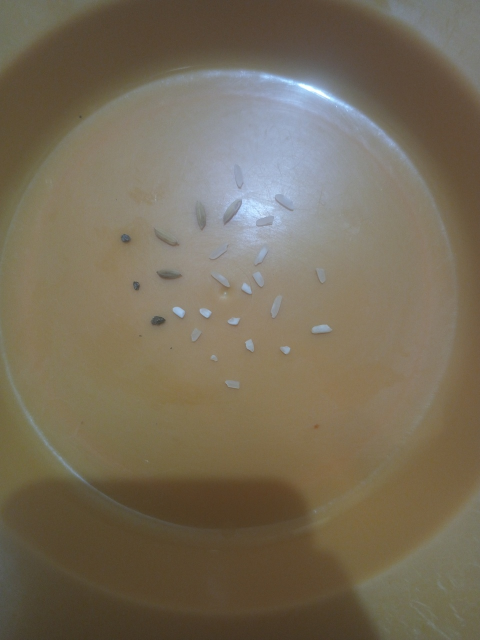
#> input picture app/src/androidTest/assets/rice_test_00.jpg, 960 x 1280 px (shown at 1/2 size)
$ python -i bleach_features.py   (imports and definitions only)   (older library calls are emulated)
#> lines starting #> are read from the running program, lines starting #| are printed output that depends on the picture; after the words box and inside, x2 and y2 are one past the last pixel; in counts of white or black regions, pixels touching at a corner belong together
"""Reference feature extraction for the bleach SVM.

This is a faithful, self-contained copy of the feature pipeline used to train
`Deteksi Beras/bleach_model/svm_rbf.pkl` (see `train_rice_bleach.py`). It exists so
the golden vectors and the Kotlin port can be validated against one source of truth.

Feature layout (8202 total):
    [0:6]      GLCM props (contrast, dissimilarity, homogeneity, energy, correlation, ASM)
    [6:8106]   HOG (9 orientations, 16x16 cells, 2x2 blocks, L2-Hys)
    [8106:]    color histogram (32 bins x 3 BGR channels, L2-normalized)
"""

from __future__ import annotations

import cv2
import numpy as np
from skimage.feature import graycomatrix, graycoprops, hog

IMG_SIZE = (256, 256)
CLASSES = {"normal": 0, "pemutih": 1}


def resize_image(path: str, size=IMG_SIZE) -> np.ndarray:
#> called with size = (256, 256)
    img = cv2.imread(str(path))
#> img is the input picture: shape (1280, 960, 3); mean B, G, R 88.9, 108.1, 118.4
    if img is None:
        raise ValueError(f"gagal membaca: {path}")
    return cv2.resize(img, size, interpolation=cv2.INTER_AREA)
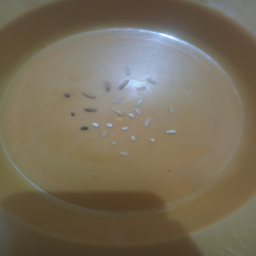
#> returned value: shape (256, 256, 3); mean of channels 0, 1, 2 88.9, 108.1, 118.4; drawn as B, G, R


def to_gray(img: np.ndarray) -> np.ndarray:
    return cv2.cvtColor(img, cv2.COLOR_BGR2GRAY)
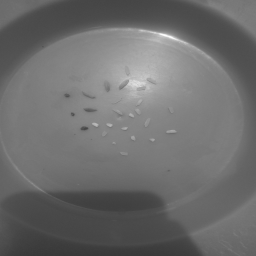
#> returned value: shape (256, 256); min 55, max 253, mean 109


def apply_clahe(gray: np.ndarray) -> np.ndarray:
    clahe = cv2.createCLAHE(clipLimit=2.0, tileGridSize=(8, 8))
    return clahe.apply(gray)


def segment(gray: np.ndarray) -> np.ndarray:
    _, mask = cv2.threshold(gray, 0, 255, cv2.THRESH_BINARY + cv2.THRESH_OTSU)
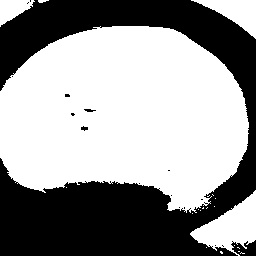
#> mask: shape (256, 256); 59.3% white; 17 black regions (13 under 20 px), largest, box (x1, y1, x2, y2) and area: (0, 0, 256, 256) 26300, (231, 240, 256, 256) 262, (84, 109, 96, 112) 24, (81, 126, 88, 131) 23
    kernel = np.ones((3, 3), np.uint8)
    mask = cv2.morphologyEx(mask, cv2.MORPH_OPEN, kernel, iterations=1)
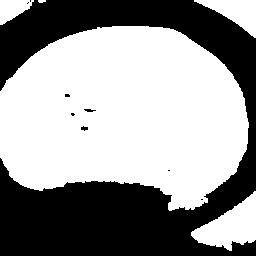
#> mask: shape (256, 256); 59% white; 9 black regions (6 under 20 px), largest, box (x1, y1, x2, y2) and area: (0, 0, 256, 256) 26812, (84, 109, 96, 112) 24, (81, 126, 88, 131) 23
    mask = cv2.morphologyEx(mask, cv2.MORPH_CLOSE, kernel, iterations=2)
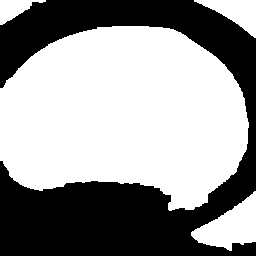
#> mask: shape (256, 256); 59.2% white; 1 black region, box (x1, y1, x2, y2) and area: (0, 0, 256, 256) 26751
    return mask


def extract_glcm(gray: np.ndarray) -> np.ndarray:
    glcm = graycomatrix(
        gray,
        distances=[1],
        angles=[0, np.pi / 4, np.pi / 2, 3 * np.pi / 4],
        levels=256,
        symmetric=True,
        normed=True,
    )
    props = ["contrast", "dissimilarity", "homogeneity", "energy", "correlation", "ASM"]
    return np.array([graycoprops(glcm, p).mean() for p in props])


def extract_hog(gray: np.ndarray) -> np.ndarray:
    return hog(
        gray,
        orientations=9,
        pixels_per_cell=(16, 16),
        cells_per_block=(2, 2),
        block_norm="L2-Hys",
        visualize=False,
        feature_vector=True,
    )


def extract_hist(img: np.ndarray, bins: int = 32) -> np.ndarray:
    feats = []
    for i in range(3):
        h = cv2.calcHist([img], [i], None, [bins], [0, 256])
        h = cv2.normalize(h, h).flatten()
        feats.extend(h)
    return np.array(feats)


def extract_features(path: str, use_clahe: bool = False) -> np.ndarray:
    img = resize_image(path)
    gray = to_gray(img)
    if use_clahe:
        gray = apply_clahe(gray)
    mask = segment(gray)
    segmented = cv2.bitwise_and(img, img, mask=mask)
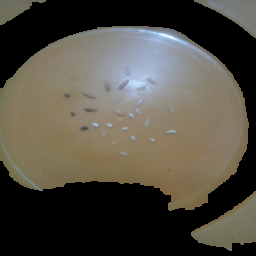
#> segmented: shape (256, 256, 3); mean of channels 0, 1, 2 65.9, 75.9, 80.2; drawn as B, G, R
    gray_seg = cv2.cvtColor(segmented, cv2.COLOR_BGR2GRAY)
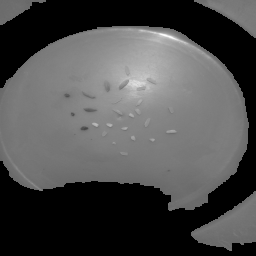
#> gray_seg: shape (256, 256); min 0, max 253, mean 76

    f_glcm = extract_glcm(gray_seg)
#> f_glcm = [138.2, 2.19, 0.727, 0.403, 0.983, 0.162]
    f_hog = extract_hog(gray_seg)
#> f_hog = 8100 values, max 1 at index 139, min 0 at index 26, mean 0.095
    f_hist = extract_hist(segmented)
#> after the loop in extract_hist, `for i in range(3):`: feats = 96 values, max 0.909 at index 0, min 0 at index 1, mean 0.0665
#> f_hist has the same summary as feats in extract_hist
    return np.hstack([f_glcm, f_hog, f_hist])


def extract_features_from_bgr(img_bgr: np.ndarray, use_clahe: bool = False) -> np.ndarray:
    """Same pipeline as extract_features but starting from an in-memory BGR image."""
    img = cv2.resize(img_bgr, IMG_SIZE, interpolation=cv2.INTER_AREA)
    gray = to_gray(img)
    if use_clahe:
        gray = apply_clahe(gray)
    mask = segment(gray)
    segmented = cv2.bitwise_and(img, img, mask=mask)
    gray_seg = cv2.cvtColor(segmented, cv2.COLOR_BGR2GRAY)
    return np.hstack([extract_glcm(gray_seg), extract_hog(gray_seg), extract_hist(segmented)])

>>> result = extract_features('../app/src/androidTest/assets/rice_test_00.jpg')
#> result = 8202 values, max 138.2 at index 0, min 0 at index 32, mean 0.112

$ run again, on app/src/androidTest/assets/rice_test_01.jpg
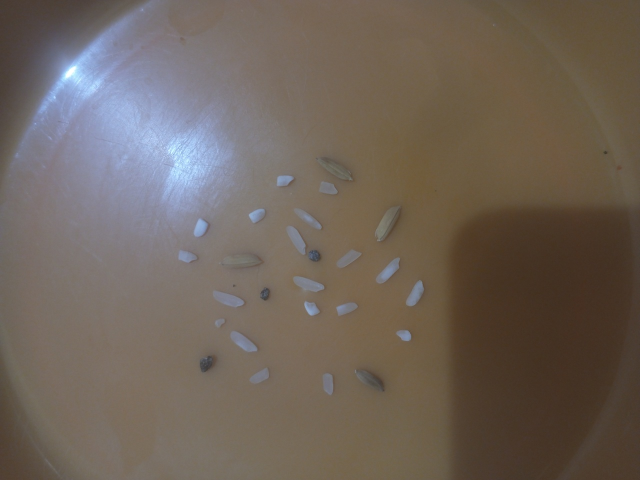
#> input picture app/src/androidTest/assets/rice_test_01.jpg, 1280 x 960 px (shown at 1/2 size)
#> in resize_image, img is the input picture: shape (960, 1280, 3); mean B, G, R 89.6, 99.3, 110.7
#> in segment, `_, mask = cv2.threshold(gray, 0, 255, cv2.THRESH_BINARY + cv2.THRESH_O..`:
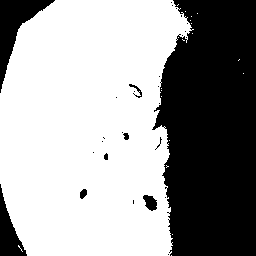
#> mask: shape (256, 256); 61.6% white; 29 black regions (21 under 20 px), largest, box (x1, y1, x2, y2) and area: (152, 0, 256, 256) 22291, (0, 0, 55, 93) 1646, (0, 184, 27, 256) 861
#> in extract_features, `gray_seg = cv2.cvtColor(segmented, cv2.COLOR_BGR2GRAY)`:
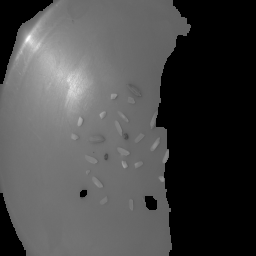
#> gray_seg: shape (256, 256); min 0, max 254, mean 72.7
#> f_glcm = [68.33, 1.52, 0.746, 0.382, 0.99, 0.146]
#> f_hog = 8100 values, max 0.581 at index 4144, min 0 at index 0, mean 0.0918
#> after the loop in extract_hist, `for i in range(3):`: feats = 96 values, max 0.884 at index 0, min 0 at index 1, mean 0.0669
#> f_hist has the same summary as feats in extract_hist
#> result = 8202 values, max 68.33 at index 0, min 0 at index 6, mean 0.1
